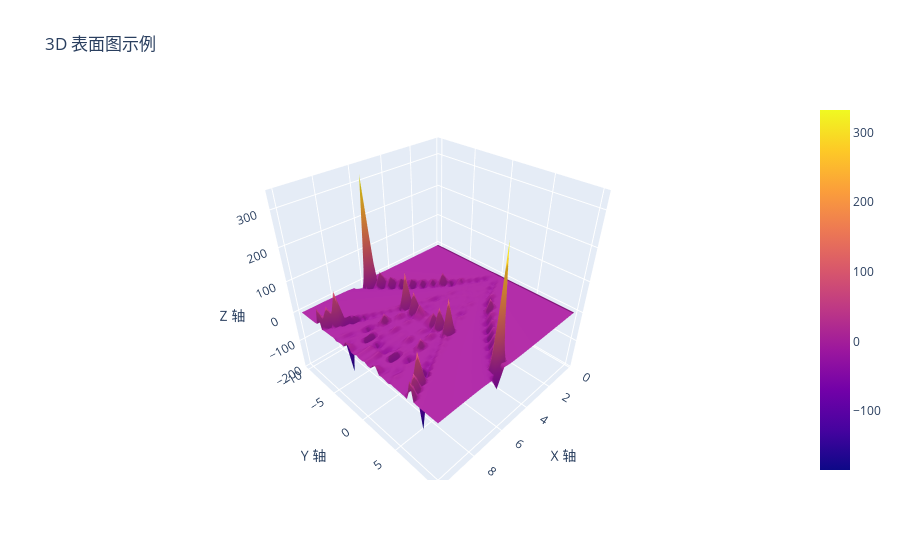

Notebook source saved alongside this figure:
### Code cell
import plotly.graph_objects as go  # 导入 plotly 中的图形对象模块作为 go
import numpy as np  # 导入 numPy 数学库作为 np

# 创建网格数据
x = np.linspace(-10, 10, 50)  # 在 -5 到 5 之间生成 50 个均匀间隔的 x 值
y = np.linspace(-10, 10, 50)  # 在 -5 到 5 之间生成 50 个均匀间隔的 y 值
x, y = np.meshgrid(x, y)  # 创建 x、y 坐标网格，#绘制三维曲面图时需要这行代码
z = np.tan(np.sqrt(x**3 / y**2))  # 计算 z 值，使用 sin 函数在二维平面上以 (x, y) 距原点的距离为自变量

# 创建3D表面图
fig = go.Figure(data=[go.Surface(z=z, x=x, y=y)])  # 创建一个 3D 表面图，使用 z 值、x 值、y 值作为数据

# 设置图表布局
fig.update_layout(
    title='3D 表面图示例',  # 设置图表标题
    scene=dict(
        xaxis_title='X 轴',  # 设置 x 轴标题
        yaxis_title='Y 轴',  # 设置 y 轴标题
        zaxis_title='Z 轴'   # 设置 z 轴标题
    )
)
# 显示图表
fig.show()  # 显示生成的图表

### Figure 1 — Plotly figure (JSON) as saved in the notebook; plotly's stock layout.template omitted (floating-point values rounded to 4 significant figures; data arrays with more than 128 entries replaced by an {"elided": "..."} marker saying what was removed)
{"data": [{"type": "surface", "x": {"elided": "50x50 float values"}, "y": {"elided": "50x50 float values"}, "z": {"elided": "50x50 float values"}}], "layout": {"scene": {"xaxis": {"title": {"text": "X 轴"}}, "yaxis": {"title": {"text": "Y 轴"}}, "zaxis": {"title": {"text": "Z 轴"}}}, "title": {"text": "3D 表面图示例"}}}
